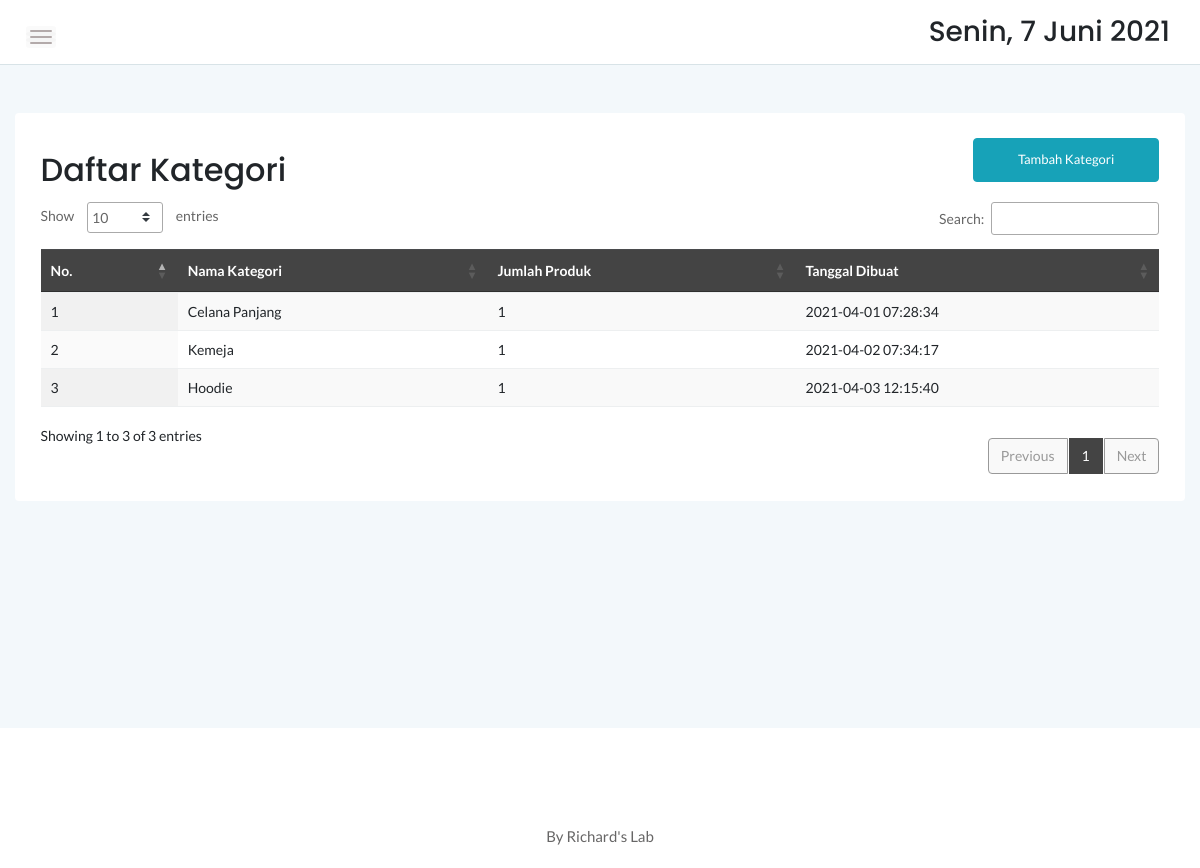
The page /main/admin/kategori.php on the database its author committed.
### tables this page shows
CREATE TABLE `kategori` (
  `idkategori` int(11) NOT NULL,
  `namakategori` varchar(20) NOT NULL,
  `tgldibuat` timestamp NOT NULL DEFAULT current_timestamp()
);

### main/admin/kategori.php (the view, shortened to what this page needs)
<?php
	include '../dbconnect.php';
	?>
<!doctype html>
<html class="no-js" lang="en">
<head>
    <link rel="stylesheet" href="assets/css/bootstrap.min.css">
    <link rel="stylesheet" href="assets/css/font-awesome.min.css">
    <link rel="stylesheet" href="assets/css/themify-icons.css">
    <link rel="stylesheet" href="assets/css/metisMenu.css">
    <link rel="stylesheet" href="assets/css/owl.carousel.min.css">
    <link rel="stylesheet" href="assets/css/slicknav.min.css">
    <link rel="stylesheet" href="https://www.amcharts.com/lib/3/plugins/export/export.css" type="text/css" media="all" />
	<link rel="stylesheet" type="text/css" href="https://cdn.datatables.net/1.10.20/css/jquery.dataTables.min.css">
    <link rel="stylesheet" type="text/css" href="https://cdn.datatables.net/1.10.20/css/jquery.dataTables.css">
    <link rel="stylesheet" type="text/css" href="https://cdn.datatables.net/1.10.20/css/dataTables.bootstrap4.min.css">
    <link rel="stylesheet" type="text/css" href="https://cdn.datatables.net/responsive/2.2.3/css/responsive.bootstrap.min.css">
    <link rel="stylesheet" type="text/css" href="https://cdn.datatables.net/responsive/2.2.3/css/responsive.jqueryui.min.css">
	<link rel="stylesheet" type="text/css" href="https://cdn.datatables.net/buttons/1.5.2/css/buttons.dataTables.min.css">
    <link rel="stylesheet" href="assets/css/typography.css">
    <link rel="stylesheet" href="assets/css/default-css.css">
    <link rel="stylesheet" href="assets/css/styles.css">
    <link rel="stylesheet" href="assets/css/responsive.css">
</head>
<body>
    <div class="page-container">
        <div class="main-content">
            <div class="header-area">
                <div class="row align-items-center">
                    <div class="col-md-6 col-sm-8 clearfix">
                        <div class="nav-btn pull-left">
                            <span></span>
                            <span></span>
                            <span></span>
                        </div>
                    </div>
                    <div class="col-md-6 col-sm-4 clearfix">
                        <ul class="notification-area pull-right">
                            <li><h3><div class="date">
						</b></div></h3>
						</li>
                        </ul>
                    </div>
                </div>
            </div>
            <div class="main-content-inner">
                <div class="row mt-5 mb-5">
                    <div class="col-12">
                        <div class="card">
                            <div class="card-body">
                                <div class="d-sm-flex justify-content-between align-items-center">
									<h2>Daftar Kategori</h2>
									<button style="margin-bottom:20px" data-toggle="modal" data-target="#myModal" class="btn btn-info col-md-2">Tambah Kategori</button>
                                </div>
                                    <div class="data-tables datatable-dark">
										 <table id="dataTable3" class="display" style="width:100%"><thead class="thead-dark">
											<tr>
												<th>No.</th>
												<th>Nama Kategori</th>
												<th>Jumlah Produk</th>
												<th>Tanggal Dibuat</th>
											</tr></thead><tbody>
											<?php
											$brgs=mysqli_query($conn,"SELECT * from kategori order by idkategori ASC");
											$no=1;
											while($p=mysqli_fetch_array($brgs)){
												$id = $p['idkategori'];
												?>
												<tr>
													<td><?php echo $no++ ?></td>
													<td><?php echo $p['namakategori'] ?></td>
													<td><?php
														$result1 = mysqli_query($conn,"SELECT Count(idproduk) AS count FROM produk p, kategori k where p.idkategori=k.idkategori and k.idkategori='$id' order by idproduk ASC");
														$cekrow = mysqli_num_rows($result1);
														$row1 = mysqli_fetch_assoc($result1);
														$count = $row1['count'];
														if($cekrow > 0){
														echo number_format($count);
														} else {
															echo 'No data';
														}
													?></td>
													<td><?php echo $p['tgldibuat'] ?></td>
												</tr>
												<?php
											}
											?>
										</tbody>
										</table>
                                    </div>
								 </div>
                            </div>
                        </div>
                    </div>
                </div>
            </div>
        </div>
        <footer>
            <div class="footer-area">
                <p>By Richard's Lab</p>
            </div>
        </footer>
</body>
</html>

### main/admin/assets/css/styles.css (style rules this page uses)
.page-container { width: 100%; height: 100%; min-height: 100vh; padding-left: 280px; -webkit-transition: padding-left 0.3s ease 0s; transition: padding-left 0.3s ease 0s; }
.card { border: none; border-radius: 4px; background-color: #fff; -webkit-transition: all 0.3s ease 0s; transition: all 0.3s ease 0s; }
.card-body { padding: 25.6px; padding: 1.6rem; }
.main-content { width: 100%; background: #F3F8FB; }
.main-content-inner { padding: 0 30px 50px; }
.header-area { padding: 15px 30px; background: #fff; border-bottom: 1px solid #d8e3e7; }
.nav-btn { margin-right: 30px; margin-top: 10px; cursor: pointer; }
.nav-btn span { display: block; width: 22px; height: 2px; background: #b3aaaa; margin: 4px 0; border-radius: 15px; -webkit-transition: all 0.3s ease 0s; transition: all 0.3s ease 0s; box-shadow: 0 0 0 4px rgba(99, 96, 96, 0.03); }
.notification-area { -webkit-user-select: none; -moz-user-select: none; -ms-user-select: none; user-select: none; position: relative; z-index: 1; }
.notification-area li { display: inline-block; margin-left: 20px; cursor: pointer; -webkit-user-select: none; -moz-user-select: none; -ms-user-select: none; user-select: none; }
.footer-area { text-align: center; padding: 23px 0 19px; background: #fff; }
.footer-area p { color: #676666; margin-bottom: 0; }
.btn { padding: 11px 17px; font-size: 13px; letter-spacing: 0; }
table tr th { border-bottom: none; }
table tr th, table tr td { border-top: 1px solid rgba(120, 130, 140, 0.13) !important; }
table.dataTable.no-footer { border-bottom: 1px solid rgba(120, 130, 140, 0.13) !important; }
table.dataTable thead th, table.dataTable thead td { border-bottom-color: transparent; }
.datatable-dark thead { background: #444; color: #fff; }

### main/admin/assets/css/responsive.css (style rules this page uses)
@media (min-width: 1200px) and (max-width: 1364px) { .main-content-inner { padding: 0 15px 50px; } }
@media (min-width: 1200px) and (max-width: 1364px) { .page-container, .sbar_collapsed.page-container { padding-left: 0; } }

### rows shown on the page
kategori: namakategori "Celana Panjang", count "1", tgldibuat "2021-04-01 07:28:34"
kategori: namakategori "Kemeja", count "1", tgldibuat "2021-04-02 07:34:17"
kategori: namakategori "Hoodie", count "1", tgldibuat "2021-04-03 12:15:40"
